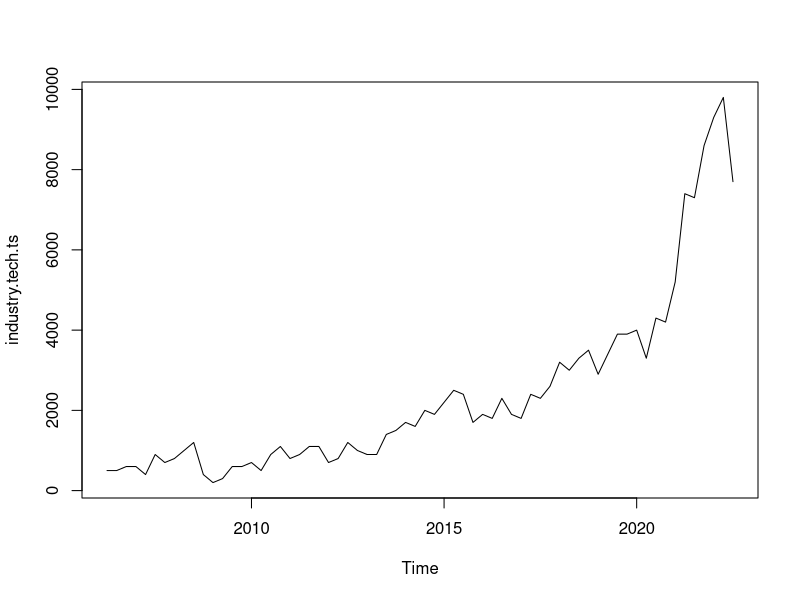
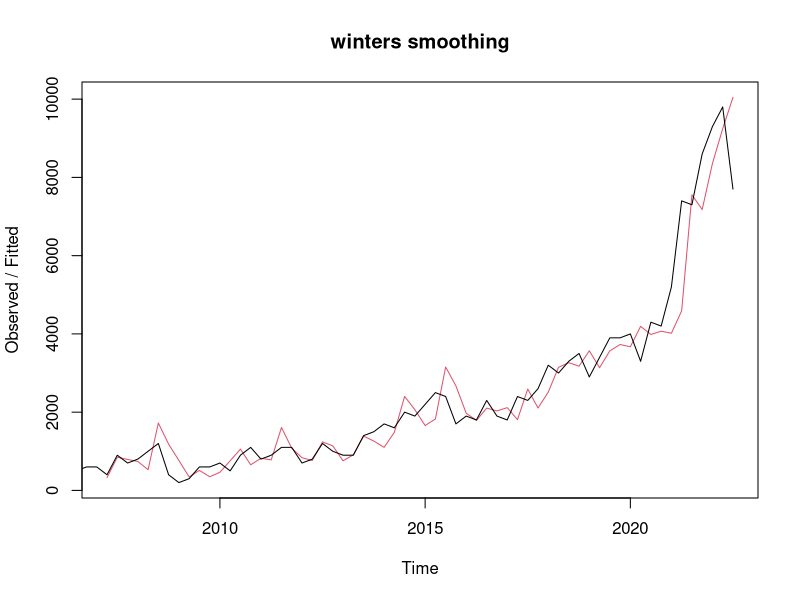
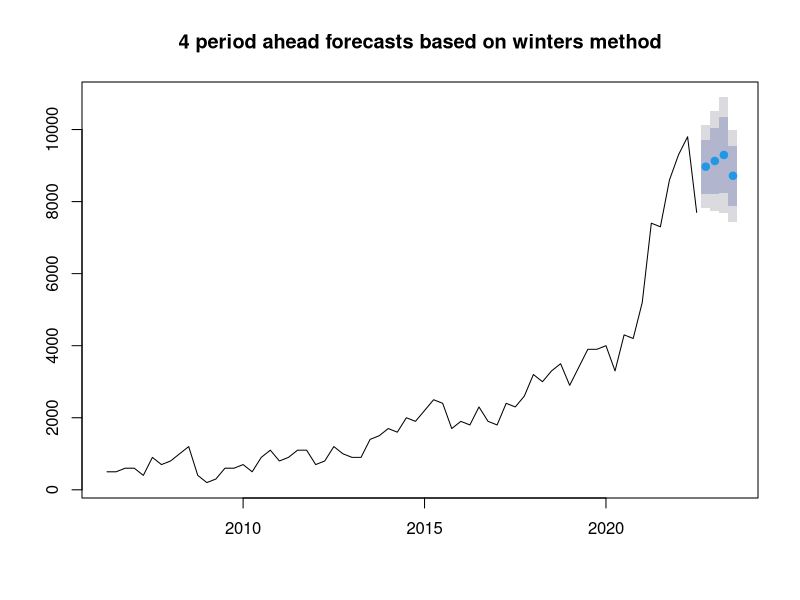

The R script that drew these images, in order: (Note: this script raises an error after producing the figures.)
library("TTR")
library("forecast")

setwd("D:/Work/Projects/bc2407-linkedin/Industry Forecast")

industry.df <- read.csv("Dataset/industry_demand_child_q.csv")
industry.tech.df <- subset(industry.df, select = c(Time, IT...Other.Information.Services))

industry.tech.ts <- ts(industry.tech.df$IT...Other.Information.Services, frequency = 4, start = c(2006, 2))
industry.tech.ts

plot(industry.tech.ts)

m.winters <- HoltWinters(industry.tech.ts, seasonal = "multiplicative")
m.winters

plot(m.winters, main = "winters smoothing")

m.winters.forecasts <- forecast(m.winters, h=4)
m.winters.forecasts
plot(m.winters.forecasts, main = "4 period ahead forecasts based on winters method")


cols = colnames(within(industry.df, rm('Time')))
cols

models <- list()
modelPreds <- list()

for (col in cols){
  print(col)
  tempTS <- ts(industry.df[col], frequency=4, start=c(2006,2))
  models[col] <- HoltWinters(tempTS, seasonal="multiplicative")
}

for (col in cols){
  plot(models[col])
  plot(forecast(models[col], h=4), main = "4 period ahead forecasts based on winters method")
  readline()
}
